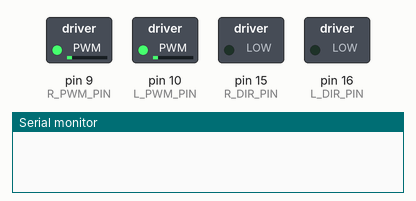
A sketch run on a simulated Arduino Uno, built with avr-gcc and run on an emulated ATmega328P. Shown: switched loads named in the sketch (green lamp = pin HIGH), the last lines printed to the serial monitor.

Above: at 0.8 s.
At 3.8 s:
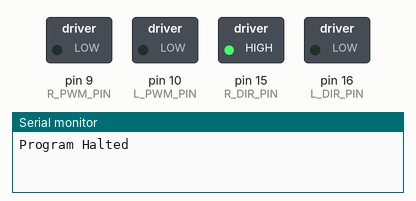
Timing chart, 0 to 5.3 s (numbered marks = the images above):
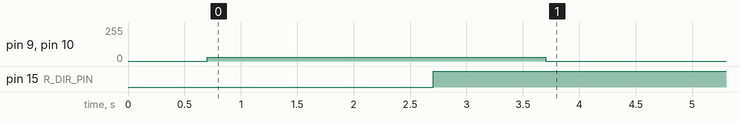

Measured:
- by itself, pin 9 (R_PWM_PIN), pin 10 (L_PWM_PIN): 0/255 → 30/255 at 0.70 s, → 0/255 3.0 s later
- by itself, pin 15 (R_DIR_PIN): LOW → HIGH at 2.7 s

The sketch:

motors__class_1.ino
```cpp
#include "motors_v2.h"

#define BUZZER_PIN 6
#define MIN_SPEED 20
#define MAX_SPEED 100

char R = 'R';
char L = 'L';

Motors_c motors;

void setup() {
  Serial.begin(9600);
  motors.init(MIN_SPEED, MAX_SPEED);
  beep_once(1000);
  delay(500);
}

void loop() {
  motors.setMotorPower(30,30);
  delay(2000);
  motors.setMotorPower(30,-30);
  delay(1000);
  motors.stopMotors();

  while(1) {
    Serial.println("Program Halted");
    delay(500);
  }
}

void beep_once(int pitch) {
  for (int x = 0; x <= 100; x++) {
    beep(pitch);
  }
}

void beep(int toggle_duration) {
  digitalWrite(BUZZER_PIN, HIGH);
  delayMicroseconds(toggle_duration);
  digitalWrite(BUZZER_PIN, LOW);
  delayMicroseconds(toggle_duration);
}
```

motors_v2.h
```cpp
/*Class file for Pololu Motor Control
Author: Henry Hickson
Date: 04/10/21
References: Robotic Systems Lab Sheet 2
*/

#ifndef _MOTORS_H
#define _MOTORS_H

class Motors_c {
   public:

   #define L_PWM_PIN 10
   #define L_DIR_PIN 16
   #define R_PWM_PIN 9
   #define R_DIR_PIN 15
   byte LDIR = 0;
   byte RDIR = 0;
   int _MIN_SPEED;
   int _MAX_SPEED;

      Motors_c() {
      }

      void init(int MIN_SPEED, int MAX_SPEED) {
      	pinMode(L_PWM_PIN, OUTPUT);
      	pinMode(L_DIR_PIN, OUTPUT);
      	pinMode(R_PWM_PIN, OUTPUT);
      	pinMode(R_DIR_PIN, OUTPUT);
      	_MIN_SPEED = MIN_SPEED;
      	_MAX_SPEED = MAX_SPEED;
      }

      void setMotorPower(float Lpwm, float Rpwm) { //This function turns the motors, L and R
  	if (abs(Lpwm) <= _MIN_SPEED || abs(Lpwm) >= _MAX_SPEED || abs(Rpwm) <= _MIN_SPEED || abs(Rpwm) >= _MAX_SPEED) {
    	   Serial.println ("Error! Outside of acceptable motor range!");
    	   return;
    	}
  	if (abs(Lpwm) != Lpwm) {
   	  LDIR = 255;
  	}
  	else if (abs(Lpwm) == Lpwm) {
  	  LDIR = 0;
  	}
  	if (abs(Rpwm) != Rpwm) {
   	  RDIR = 255;
  	}
  	else if (abs(Rpwm) == Rpwm) {
  	  RDIR = 0;
  	}
  	analogWrite(L_DIR_PIN, LDIR);
  	analogWrite(R_DIR_PIN, RDIR);
   	analogWrite(L_PWM_PIN, abs(Lpwm));
  	analogWrite(R_PWM_PIN, abs(Rpwm));
      }

      void stopMotors() {
  	analogWrite(L_PWM_PIN, 0);
  	analogWrite(R_PWM_PIN, 0);
      }
 };

 #endif
```
